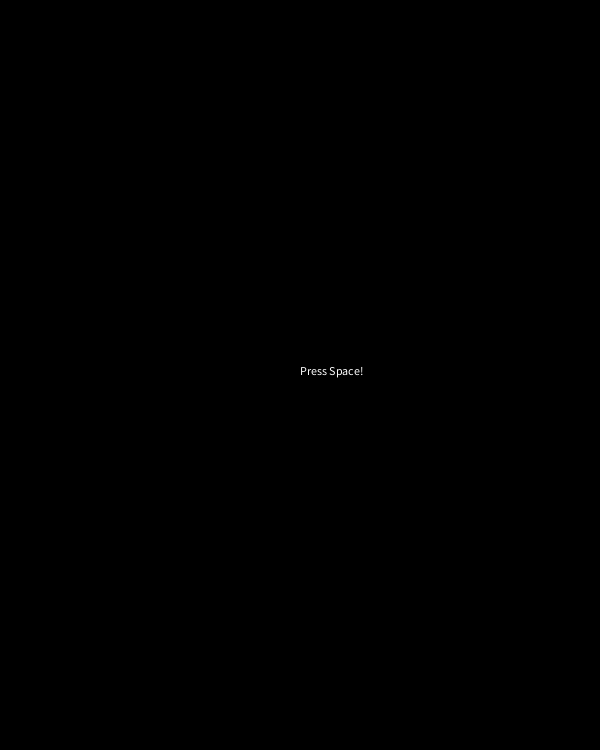
Frame 1 (no input)
Frame 60 (the mouse pressed at the canvas centre just before this capture): identical to frame 1, image omitted
Frame 120 (the mouse held since frame 60 and released just before this capture): identical to frame 1, image omitted

The Processing sketch that drew this single still picture (run headless with seeded random() and noise(); from frame 60 on, the mouse is pressed at the canvas centre):

// Processing sketch: breakout
// ── breakout.pde
boxClass[] boxes;
int xplayer = 285;
PVector ball = new PVector(300, 695);
PVector ballspeed;
int score = 0;
int ybox = 110;
int xbox = 170;
boolean gameover = true;
void setup() {
  boxes = new boxClass[1080];
  for (int i = 0; i < boxes.length; i++) {
    if (i%27 == 0 && i != 0) {
      ybox += 10;
      xbox -= 270;
    }
    boxes[i] = new boxClass(8*i*1.25+xbox, ybox, 8, 8);
  }
  size(600, 750);
  ballspeed  = new PVector(0.5, -6);
}
void draw() {
  background(0);
  if (!gameover) {
    fill(255);
    text("Score: "+score, 161, 100);
    collision();
    Steuerung();
    Grenze();
    fill(255);
    rect(xplayer, 700, 30, 10);
    ellipse(ball.x, ball.y, 6, 6);
    ballmovement();
    if (ball.y > height) {
      gameover = true;
    }
    for (int i = 0; i < boxes.length; i++) {
      boxes[i].check();
      boxes[i].boxZeichnen();
    }
  }
  if (gameover) {
    fill(255);
    text("Press Space!", width/2, height/2);
    if (keyPressed) {
      if (keyCode == 0) {
        gameover = !gameover;
        ball.x = 300;
        ball.y = 695;
        ballspeed.y = -6;
      }
    }
  }
}

class boxClass {
  float boxheight, boxwidth, xpos, ypos;
  boolean active = true;
  boolean scored = false;
  boxClass(float x, float y, float w, float h) {
    boxheight = h;
    boxwidth = w;
    xpos = x;
    ypos = y;
  }
  void check() {
    if (active) {
      if (ball.x <= xpos+boxwidth && ball.x >= xpos && ball.y <= ypos+boxheight && ball.y >= ypos) {
        score++;
        active = false;
        ballspeed.y = ballspeed.y * (-1);
      }
    }
  }
  void boxZeichnen() {
    if (active) {
      noStroke();
      fill(255, 0, 0);
      rect(xpos, ypos, boxwidth, boxheight);
    }
  }
}

void ballmovement() {
  ball.x = ball.x + ballspeed.x;
  ball.y = ball.y + ballspeed.y;
}


void Steuerung() {
  if (keyPressed) {
    if (keyCode == 39) {
      xplayer += 3;
    }
    if (keyCode == 37) {
      xplayer -= 3;
    }
  }
  if (xplayer < 0) {
    xplayer = 0;
  }
  if (xplayer > 570) {
    xplayer = 570;
  }
}

void Grenze() {
  for (int i = 0; i <= 150; i += 10) {
    fill(80);
    rect(i, 500, 8, 8);
  }
  for (int i = 500; i >= 100; i -= 10) {
    fill(80);
    rect(160, i, 8, 8);
  }
  for (int i = 160; i <= 442; i += 10) {
    fill(80);
    rect(i, 100, 8, 8);
  }
  for (int i = 500; i >= 100; i -= 10) {
    fill(80);
    rect(441, i, 8, 8);
  }
  for (int i = 441; i <= 600; i += 10) {
    fill(80);
    rect(i, 500, 8, 8);
  }
}

void collision() {
  //rechte Kollision
  if (ball.x > 441 && ball.y < 511 && ball.y > 500) {
    ballspeed.y = ballspeed.y*(-1);
  }
  if (ball.x > width-3) {
    ballspeed.x = ballspeed.x*(-1);
  }
  if (ball.x > 441 && ball.y < 500) {
    ballspeed.x = ballspeed.x*(-1);
  }
  //obere Kollision
  if (ball.y <= 108) {
    ballspeed.y = ballspeed.y*(-1);
  }
  //linke Kollision
  if (ball.x < 158 && ball.y < 511 && ball.y > 500) {
    ballspeed.y = ballspeed.y*(-1);
  }
  if (ball.x < 3) {
    ballspeed.x = ballspeed.x*(-1);
  }
  if (ball.x < 168 && ball.y < 500) {
    ballspeed.x = ballspeed.x*(-1);
  }

  if (ball.x > xplayer && ball.x < xplayer+30 && ball.y > 700 && ball.y < 710) {
    ballspeed.y = ballspeed.y * (-1);
  }
}
